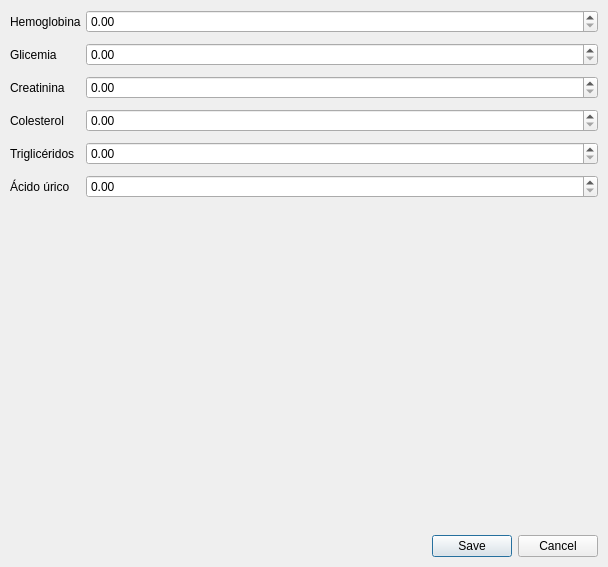
<?xml version="1.0" encoding="UTF-8"?>
<ui version="4.0">
 <class>Form</class>
 <widget class="QWidget" name="Form">
  <property name="geometry">
   <rect>
    <x>0</x>
    <y>0</y>
    <width>608</width>
    <height>567</height>
   </rect>
  </property>
  <property name="windowTitle">
   <string>Form</string>
  </property>
  <layout class="QGridLayout" name="gridLayout">
   <property name="leftMargin">
    <number>10</number>
   </property>
   <property name="topMargin">
    <number>10</number>
   </property>
   <property name="rightMargin">
    <number>10</number>
   </property>
   <property name="bottomMargin">
    <number>10</number>
   </property>
   <property name="horizontalSpacing">
    <number>5</number>
   </property>
   <property name="verticalSpacing">
    <number>10</number>
   </property>
   <item row="0" column="0">
    <widget class="QLabel" name="label">
     <property name="text">
      <string>Hemoglobina</string>
     </property>
    </widget>
   </item>
   <item row="0" column="1">
    <widget class="QDoubleSpinBox" name="hbInput">
     <property name="showGroupSeparator" stdset="0">
      <bool>false</bool>
     </property>
    </widget>
   </item>
   <item row="1" column="0">
    <widget class="QLabel" name="label_2">
     <property name="text">
      <string>Glicemia</string>
     </property>
    </widget>
   </item>
   <item row="1" column="1">
    <widget class="QDoubleSpinBox" name="gliInput"/>
   </item>
   <item row="2" column="0">
    <widget class="QLabel" name="label_3">
     <property name="text">
      <string>Creatinina</string>
     </property>
    </widget>
   </item>
   <item row="2" column="1">
    <widget class="QDoubleSpinBox" name="creatInput"/>
   </item>
   <item row="3" column="0">
    <widget class="QLabel" name="label_4">
     <property name="text">
      <string>Colesterol</string>
     </property>
    </widget>
   </item>
   <item row="3" column="1">
    <widget class="QDoubleSpinBox" name="colInput"/>
   </item>
   <item row="4" column="0">
    <widget class="QLabel" name="label_5">
     <property name="text">
      <string>Triglicéridos</string>
     </property>
    </widget>
   </item>
   <item row="4" column="1">
    <widget class="QDoubleSpinBox" name="trigInput"/>
   </item>
   <item row="5" column="0">
    <widget class="QLabel" name="label_6">
     <property name="text">
      <string>Ácido úrico</string>
     </property>
    </widget>
   </item>
   <item row="5" column="1">
    <widget class="QDoubleSpinBox" name="acidInput"/>
   </item>
   <item row="6" column="1">
    <spacer name="verticalSpacer">
     <property name="orientation">
      <enum>Qt::Vertical</enum>
     </property>
     <property name="sizeHint" stdset="0">
      <size>
       <width>20</width>
       <height>40</height>
      </size>
     </property>
    </spacer>
   </item>
   <item row="7" column="1">
    <widget class="QDialogButtonBox" name="buttonBox">
     <property name="standardButtons">
      <set>QDialogButtonBox::Cancel|QDialogButtonBox::Save</set>
     </property>
    </widget>
   </item>
  </layout>
 </widget>
 <resources/>
 <connections/>
</ui>
